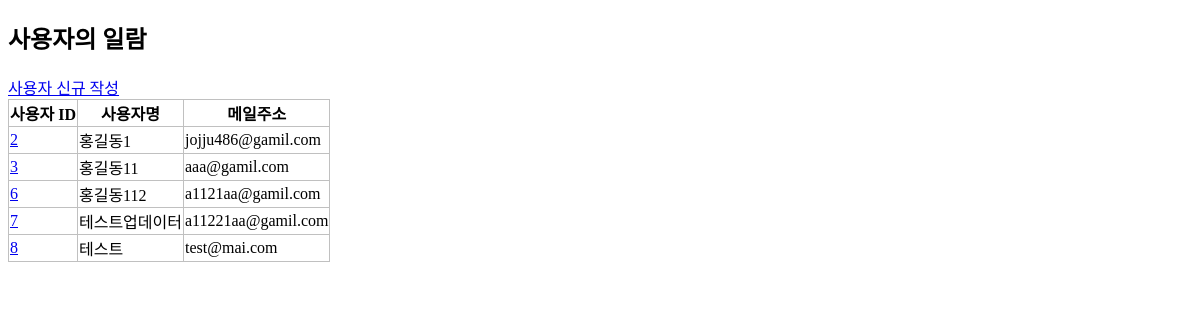
The page /crud/users (signed in) on the database as committed earlier.
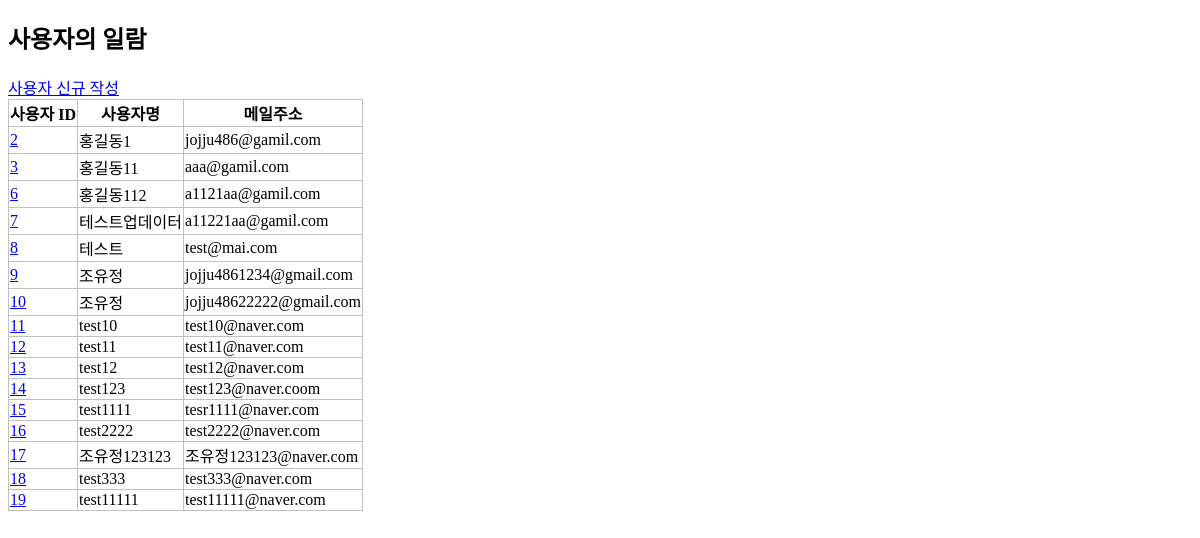
The same page on the database as committed later.
### apps/crud/models.py (models this page shows, shortened)
class User(db.Model, UserMixin):
    __tablename__ = "users"
    id = db.Column(db.Integer, primary_key=True)
    username = db.Column(db.String, index=True)
    email = db.Column(db.String, unique=True, index=True)
    password_hash = db.Column(db.String)
    created_at = db.Column(db.DateTime, default=datetime.now)
    updated_at = db.Column(db.DateTime, default=datetime.now, onupdate=datetime.now)
    print("++++++++++++++++++++++++",id)
    @property
    def password(self):
        raise AttributeError("읽어 들일 수 없음")

### apps/crud/views.py (the view)
@crud.route('/users')
@login_required
def users():
    users = User.query.all()
    print("aaaaaaaaaaaaaaaaaaaaaaaaaaaaaa")
    print(users)
    return render_template('crud/index.html',users=users)

### apps/crud/models.py (called while the page is built)
@login_manager.user_loader
def load_user(user_id):
    return User.query.get(user_id)

### apps/crud/templates/crud/index.html (shortened to what this page needs)
{% extends "crud/base.html" %}
{%block content%}
<h2>사용자의 일람</h2>
<a href="{{ url_for('crud.create_user')}}">사용자 신규 작성</a>
<table>
    <tr>
        <th>사용자 ID</th>
        <th>사용자명</th>
        <th>메일주소</th>
    </tr>
    {% for i in users %}
        <tr>
            <td><a href="{{url_for('crud.edit_user',user_id=i.id)}}">{{ i.id }}</a></td>
            <td>{{ i.username }}</td>
            <td>{{ i.email }}</td>
        </tr>
    {% endfor %}
</table>
{%endblock%}

### apps/crud/templates/crud/base.html (shortened to what this page needs)
<!DOCTYPE html>
<html lang="ko">
    <head>
        <link rel="stylesheet" href="{{ url_for('crud.static', filename='style.css')}}" />
    </head>
    <body>
         {% block content %}{% endblock %}
    </body>
</html>

### apps/crud/static/style.css (style rules this page uses)
table { border-collapse: collapse; }
table, th, td { border: 1px solid #c0c0c0; }

Rows that differ between the two databases and show on the page:
added User: id "9", username "조유정", email "jojju4861234@gmail.com"
added User: id "10", username "조유정", email "jojju48622222@gmail.com"
added User: id "11", username "test10", email "test10@naver.com"
added User: id "12", username "test11", email "test11@naver.com"
added User: id "13", username "test12", email "test12@naver.com"
added User: id "14", username "test123", email "test123@naver.coom"
added User: id "15", username "test1111", email "tesr1111@naver.com"
added User: id "16", username "test2222", email "test2222@naver.com"
added User: id "17", username "조유정123123", email "조유정123123@naver.com"
added User: id "18", username "test333", email "test333@naver.com"
added User: id "19", username "test11111", email "test11111@naver.com"
